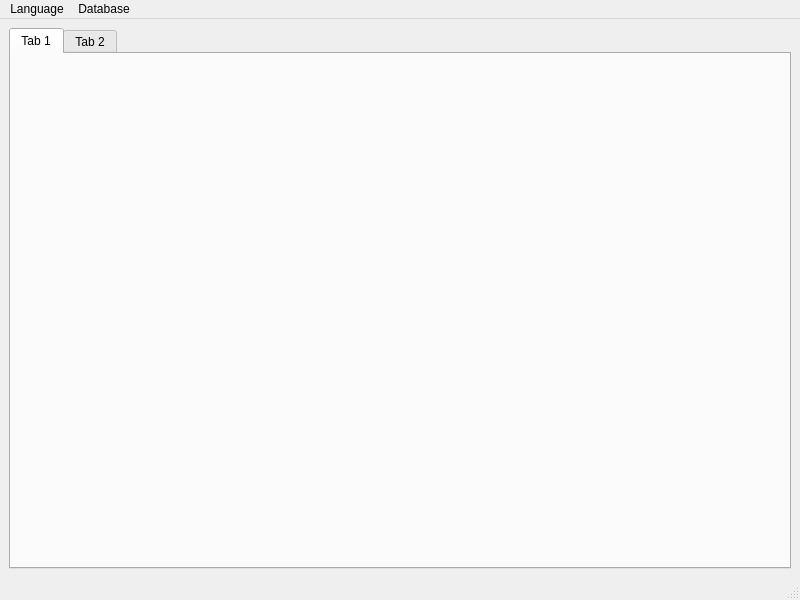
<?xml version="1.0" encoding="UTF-8"?>
<ui version="4.0">
 <class>MainWindow</class>
 <widget class="QMainWindow" name="MainWindow">
  <property name="geometry">
   <rect>
    <x>0</x>
    <y>0</y>
    <width>800</width>
    <height>600</height>
   </rect>
  </property>
  <property name="windowTitle">
   <string>MainWindow</string>
  </property>
  <widget class="QWidget" name="centralwidget">
   <layout class="QVBoxLayout" name="verticalLayout">
    <item>
     <layout class="QHBoxLayout" name="horizontalLayout">
      <property name="sizeConstraint">
       <enum>QLayout::SetMaximumSize</enum>
      </property>
      <item>
       <widget class="QTabWidget" name="tabMain">
        <property name="currentIndex">
         <number>0</number>
        </property>
        <widget class="QWidget" name="tabStockList">
         <attribute name="title">
          <string>Tab 1</string>
         </attribute>
        </widget>
        <widget class="QWidget" name="tabAssembly">
         <attribute name="title">
          <string>Tab 2</string>
         </attribute>
        </widget>
       </widget>
      </item>
     </layout>
    </item>
   </layout>
  </widget>
  <widget class="QMenuBar" name="menubar">
   <property name="geometry">
    <rect>
     <x>0</x>
     <y>0</y>
     <width>800</width>
     <height>21</height>
    </rect>
   </property>
   <widget class="QMenu" name="menuLanguage">
    <property name="title">
     <string>Language</string>
    </property>
   </widget>
   <widget class="QMenu" name="menuDatabase">
    <property name="title">
     <string>Database</string>
    </property>
   </widget>
   <addaction name="menuLanguage"/>
   <addaction name="menuDatabase"/>
  </widget>
  <widget class="QStatusBar" name="statusbar"/>
 </widget>
 <resources/>
 <connections/>
</ui>
